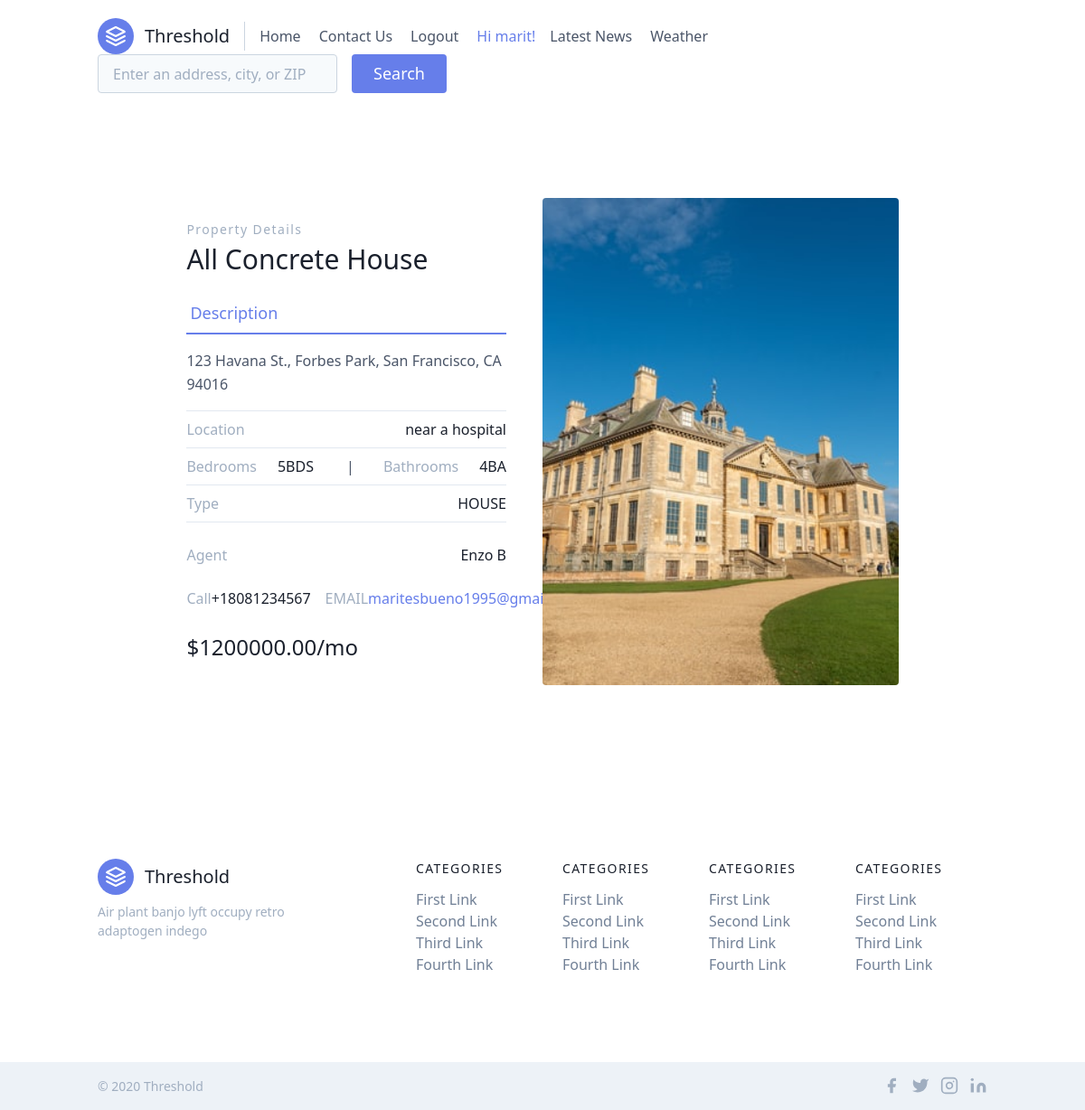
/display_details/101/ (signed in), run on the app's committed database.
### property/models.py (models this page shows)
class Property(models.Model):
    propertyID=models.IntegerField()
    name=models.CharField(max_length=200)
    location=models.CharField(max_length=300)
    street=models.CharField(max_length=500)
    city=models.CharField(max_length=300)
    state=models.CharField(max_length=300)
    zipcode=models.CharField(max_length=50)
    BDS=models.CharField(max_length=5)
    BA=models.CharField(max_length=5)
    price=models.DecimalField(decimal_places=2, max_digits=10)
    purpose=models.CharField(choices=PURPOSE, max_length=20)
    images=models.ImageField(upload_to='properties/%Y/%m/%d',blank=True)
    type=models.CharField(choices=TYPE, max_length=100, default='')
    created=models.DateTimeField(default=datetime.now)
    updated=models.DateTimeField(default=datetime.now)
    class Meta:
        ordering=['-created']
        verbose_name_plural='Properties'

class Contact(models.Model):
    pID = models.ForeignKey(Property, related_name="contacts", on_delete=models.CASCADE, default=0, blank=True)
    agentID=models.IntegerField()
    agentFname=models.CharField(max_length=200)
    agentLname=models.CharField(max_length=200)
    contactNum=PhoneField(blank=True, help_text='Contact phone number')
    emailAddr=models.EmailField(max_length=300)
    requirements=models.CharField(max_length=1000)
    created=models.DateTimeField(default=datetime.now)
    updated=models.DateTimeField(default=datetime.now)
    class Meta:
        ordering=['-created']

### property/views.py (the view)
# urls.py: urlpatterns = [path('display_details/<propertyID>/', views.display_details, name='display_details'),
def display_details(request, propertyID):
    details = Property.objects.filter(propertyID=str(propertyID))
    return render(request,'display_details.html',{'details':details})

### templates/display_details.html
{% extends 'base.html' %}
{% load static %}
{% block content %}
{% for d in details %}
<section class="text-gray-700 body-font overflow-hidden">
  <div class="container px-5 py-24 mx-auto">
    <div class="lg:w-4/5 mx-auto flex flex-wrap">
      <div class="lg:w-1/2 w-full lg:pr-10 lg:py-6 mb-6 lg:mb-0">
        <h2 class="text-sm title-font text-gray-500 tracking-widest">Property Details</h2>
        <h1 class="text-gray-900 text-3xl title-font font-medium mb-4">{{d.name}}</h1>
        <div class="flex mb-4">
          <a class="flex-grow text-indigo-500 border-b-2 border-indigo-500 py-2 text-lg px-1">Description</a>
        </div>
        <p class="leading-relaxed mb-4">{{d.street}}, {{d.city}}, {{d.state}} {{d.zipcode}}</p>
        <div class="flex border-t border-gray-300 py-2">
          <span class="text-gray-500">Location</span>
          <span class="ml-auto text-gray-900">{{d.location}}</span>
        </div>
        <div class="flex border-t border-gray-300 py-2">
          <span class="text-gray-500">Bedrooms</span>
          <span class="ml-auto text-gray-900">{{d.BDS}}</span>&emsp;&emsp; |&emsp;&emsp;
          <span class="text-gray-500">Bathrooms</span>
          <span class="ml-auto text-gray-900">{{d.BA}}</span>
        </div>
        <div class="flex border-t border-b mb-6 border-gray-300 py-2">
          <span class="text-gray-500">Type</span>
          <span class="ml-auto text-gray-900">{{d.type}}</span>
        </div>
        {% for c in d.contacts.all %}
        <div class="flex mb-6 border-gray-300">
          <span class="text-gray-500">Agent</span>
          <span class="ml-auto text-gray-900">{{c.agentFname}} {{c.agentLname}}</span>
        </div>
        <div class="flex mb-6 border-gray-300">
          <span class="text-gray-500">Call</span>
          <span class="ml-auto text-gray-900">{{c.contactNum}}</span>&emsp;
          <span class="text-gray-500">EMAIL</span>
          <span class="ml-auto text-indigo-500"><a href="{% url 'email' c.emailAddr %}">{{c.emailAddr}}</a></span>
        </div>
        {% endfor %}
        <div class="flex">
          <span class="title-font font-medium text-2xl text-gray-900">{% if d.purpose == "RENT" %} ${{d.price}}/mo {% else %} ${{d.price}} {% endif %}</span>
        </div>
      </div>
      <img class="lg:w-1/2 w-full lg:h-auto h-64 object-cover object-center rounded" alt="ecommerce" src={{ d.images.url }}>
    </div>
  </div>
</section>
{% endfor %}
{% endblock content %}

### templates/base.html (shortened to what this page needs)
{% load socialaccount %}
<!DOCTYPE html>
<html lang="en">
<head>
    <link href="https://unpkg.com/tailwindcss@^1.0/dist/tailwind.min.css" rel="stylesheet">
</head>
<header class="text-gray-700 body-font">
  <div class="container mx-auto flex flex-wrap p-5 flex-col md:flex-row items-center">
    <a class="flex title-font font-medium items-center text-gray-900 mb-4 md:mb-0">
      <svg xmlns="http://www.w3.org/2000/svg" class="w-10 h-10 text-white p-2 bg-indigo-500 rounded-full" fill="none" stroke="currentColor" stroke-linecap="round" stroke-linejoin="round" stroke-width="2" viewBox="0 0 24 24">
        <path d="M 12 2 L 2 7 l 10 5 l 10 -5 l -10 -5 Z M 2 17 l 10 5 l 10 -5 M 2 12 l 10 5 l 10 -5" />
      </svg>
      <span class="ml-3 text-xl">Threshold</span>
    </a>
    <nav class="md:mr-auto md:ml-4 md:py-1 md:pl-4 md:border-l md:border-gray-400	flex flex-wrap items-center text-base justify-center">
      <a class="mr-5 hover:text-gray-900" href="/index">Home</a>
      <a class="mr-5 hover:text-gray-900" href="/email/''">Contact Us</a>
      {% if user.is_authenticated %}
        <a class="mr-5 hover:text-gray-900" href="{% url 'logout' %}">Logout</a>
        <span class="ml-auto text-indigo-500">Hi {{user}}!</span>
      {% else %}
        <a class="mr-5 hover:text-gray-900" href="/register">Register/Sign in&emsp; &emsp;</a>
        <button class="text-white bg-red-600 border-0 py-2 px-6 focus:outline-none hover:bg-red-700 rounded text-lg">
          <a href="{% provider_login_url 'google' %}">Login to Gmail</a>
        </button>
      {% endif %}
      <form method="GET" action="/googlenews">
        <a class="mr-5 hover:text-gray-900" href="{% url 'googlenews' %}">Latest News</a>
      </form>
      <form method="GET" action="/weathernews">{% csrf_token %}
        <a class="mr-5 hover:text-gray-900" href="{% url 'weathernews' %}">Weather</a>
      </form>
    </nav>
    <section class="text-gray-700 body-font">
        <form action="{% url 'index' %}" method="get">
          <div class="flex w-full md:justify-start justify-center">
              <input class="bg-gray-100 rounded mr-4 border border-gray-400 focus:outline-none focus:border-indigo-500 text-base px-4 xl:w-full xl:w-1/2 w-2/4 md:w-full" placeholder="Enter an address, city, or ZIP" type="text" name="search_string">
              <button class="inline-flex text-white bg-indigo-500 border-0 py-2 px-6 focus:outline-none hover:bg-indigo-600 rounded text-lg">Search</button>
          </div>
        </form>
    </section>
  </div>
</header>
<body>
{% block content %}
{% endblock %}
</body>
<footer class="text-gray-700 body-font">
  <div class="container px-5 py-24 mx-auto flex md:items-center lg:items-start md:flex-row md:flex-no-wrap flex-wrap flex-col">
    <div class="w-64 flex-shrink-0 md:mx-0 mx-auto text-center md:text-left">
      <a class="flex title-font font-medium items-center md:justify-start justify-center text-gray-900">
        <svg xmlns="http://www.w3.org/2000/svg" class="w-10 h-10 text-white p-2 bg-indigo-500 rounded-full" fill="none" stroke="currentColor" stroke-linecap="round" stroke-linejoin="round" stroke-width="2" viewBox="0 0 24 24">
          <path d="M 12 2 L 2 7 l 10 5 l 10 -5 l -10 -5 Z M 2 17 l 10 5 l 10 -5 M 2 12 l 10 5 l 10 -5" />
        </svg>
        <span class="ml-3 text-xl">Threshold</span>
      </a>
      <p class="mt-2 text-sm text-gray-500">Air plant banjo lyft occupy retro adaptogen indego</p>
    </div>
    <div class="flex-grow flex flex-wrap md:pl-20 -mb-10 md:mt-0 mt-10 md:text-left text-center">
      <div class="lg:w-1/4 md:w-1/2 w-full px-4">
        <h2 class="title-font font-medium text-gray-900 tracking-widest text-sm mb-3">CATEGORIES</h2>
        <nav class="list-none mb-10">
          <li>
            <a class="text-gray-600 hover:text-gray-800">First Link</a>
          </li>
          <li>
            <a class="text-gray-600 hover:text-gray-800">Second Link</a>
          </li>
          <li>
            <a class="text-gray-600 hover:text-gray-800">Third Link</a>
          </li>
          <li>
            <a class="text-gray-600 hover:text-gray-800">Fourth Link</a>
          </li>
        </nav>
      </div>
      <div class="lg:w-1/4 md:w-1/2 w-full px-4">
        <h2 class="title-font font-medium text-gray-900 tracking-widest text-sm mb-3">CATEGORIES</h2>
        <nav class="list-none mb-10">
          <li>
            <a class="text-gray-600 hover:text-gray-800">First Link</a>
          </li>
          <li>
            <a class="text-gray-600 hover:text-gray-800">Second Link</a>
          </li>
          <li>
            <a class="text-gray-600 hover:text-gray-800">Third Link</a>
          </li>
          <li>
            <a class="text-gray-600 hover:text-gray-800">Fourth Link</a>
          </li>
        </nav>
      </div>
      <div class="lg:w-1/4 md:w-1/2 w-full px-4">
        <h2 class="title-font font-medium text-gray-900 tracking-widest text-sm mb-3">CATEGORIES</h2>
        <nav class="list-none mb-10">
          <li>
            <a class="text-gray-600 hover:text-gray-800">First Link</a>
          </li>
          <li>
            <a class="text-gray-600 hover:text-gray-800">Second Link</a>
          </li>
          <li>
            <a class="text-gray-600 hover:text-gray-800">Third Link</a>
          </li>
          <li>
            <a class="text-gray-600 hover:text-gray-800">Fourth Link</a>
          </li>
        </nav>
      </div>
      <div class="lg:w-1/4 md:w-1/2 w-full px-4">
        <h2 class="title-font font-medium text-gray-900 tracking-widest text-sm mb-3">CATEGORIES</h2>
        <nav class="list-none mb-10">
          <li>
            <a class="text-gray-600 hover:text-gray-800">First Link</a>
          </li>
          <li>
            <a class="text-gray-600 hover:text-gray-800">Second Link</a>
          </li>
          <li>
            <a class="text-gray-600 hover:text-gray-800">Third Link</a>
          </li>
          <li>
            <a class="text-gray-600 hover:text-gray-800">Fourth Link</a>
          </li>
        </nav>
      </div>
    </div>
  </div>
  <div class="bg-gray-200">
    <div class="container mx-auto py-4 px-5 flex flex-wrap flex-col sm:flex-row">
      <p class="text-gray-500 text-sm text-center sm:text-left">© 2020 Threshold
      </p>
      <span class="inline-flex sm:ml-auto sm:mt-0 mt-2 justify-center sm:justify-start">
        <a class="text-gray-500">
          <svg xmlns="http://www.w3.org/2000/svg" class="w-5 h-5" fill="currentColor" stroke-linecap="round" stroke-linejoin="round" stroke-width="2" viewBox="0 0 24 24">
            <path d="M 18 2 h -3 a 5 5 0 0 0 -5 5 v 3 H 7 v 4 h 3 v 8 h 4 v -8 h 3 l 1 -4 h -4 V 7 a 1 1 0 0 1 1 -1 h 3 Z" />
          </svg>
        </a>
        <a class="ml-3 text-gray-500">
        </a>
        <a class="ml-3 text-gray-500">
        </a>
        <a class="ml-3 text-gray-500">
        </a>
      </span>
    </div>
  </div>
</footer>
</html>

### data on the page
Property: name "All Concrete House", street "123 Havana St., Forbes Park", city "San Francisco", state "CA", zipcode "94016", location "near a hospital", BDS "5BDS", BA "4BA", type "HOUSE", price "1200000.00", images (picture)
Contact: agentFname "Enzo", agentLname "B", contactNum "+18081234567", emailAddr "maritesbueno1995@gmail.com"

### other printed values
{{ user }} "marit"
